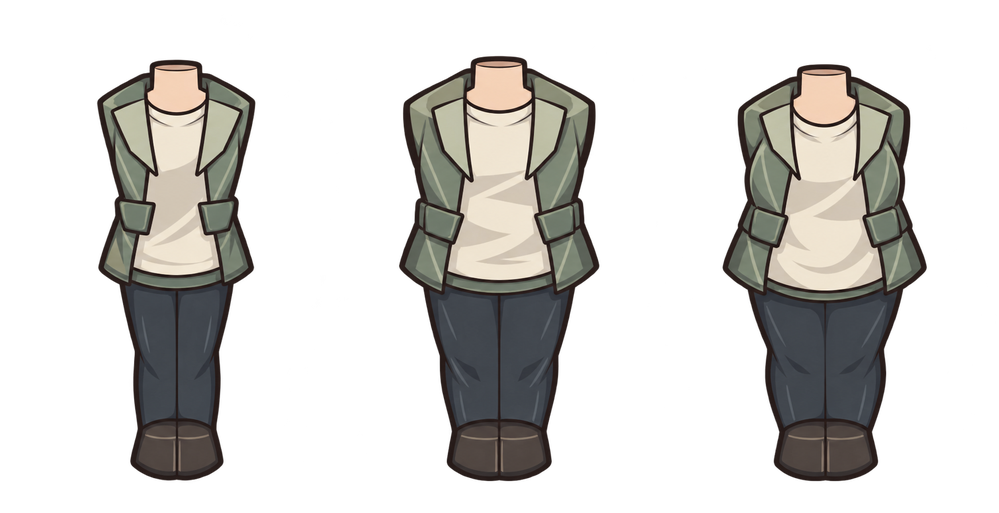
#> input picture docs/art_review/pawn_refined_ai_v1/bodies.png, 999 x 513 px, shrunk from 1751 x 898 before the run; its folder holds 4 pictures in this run
$ python inspect_alpha.py
#> lines starting #> are read from the running program, lines starting #| are printed output that depends on the picture
"""Read-only pixel inspection of AI part atlases; writes metadata, not image edits."""
from pathlib import Path
from PIL import Image
import json

HERE = Path(__file__).resolve().parent
items = []
for path in sorted(HERE.glob('*.png')):
    image = Image.open(path)
#> image is the input picture: PIL image 999x513 RGBA; mean R, G, B, A 38.8, 37.5, 34.7, 81.6
    alpha = image.getchannel('A') if 'A' in image.getbands() else None
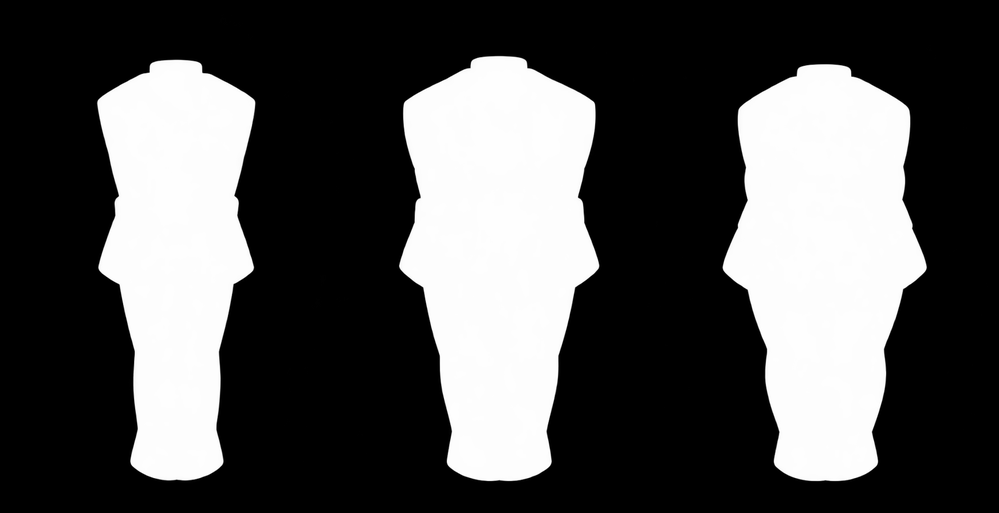
#> alpha: PIL image 999x513 L; min 0, max 255, mean 81.6
    info = {'file': path.name, 'mode': image.mode, 'size': list(image.size)}
    if alpha is not None:
        histogram = alpha.histogram()
#> histogram = 256 values, max 340970 at index 0, min 5 at index 117, mean 2001.9
        info.update(alpha_bounds=alpha.getextrema(), content_bbox=alpha.getbbox(),
                    transparent_fraction=round(histogram[0]/(image.width*image.height), 5),
                    partially_transparent_pixels=sum(histogram[1:255]))
        bands = []
        for slot in range(3):
            left, right = round(image.width*slot/3), round(image.width*(slot+1)/3)
            bbox = alpha.crop((left, 0, right, image.height)).getbbox()
            bands.append({'slot': slot+1, 'local_bbox': bbox})
#> this loop made 3 passes
#> bbox on passes 1 to 3: (94, 14, 333, 484), (3, 22, 333, 484), (0, 45, 331, 485)
#> after the loop, bands = 3 items
        info['three_column_bounds'] = bands
    items.append(info)
#> pass 2 of the loop `for path in sorted(HERE.glob('*.png')):`:
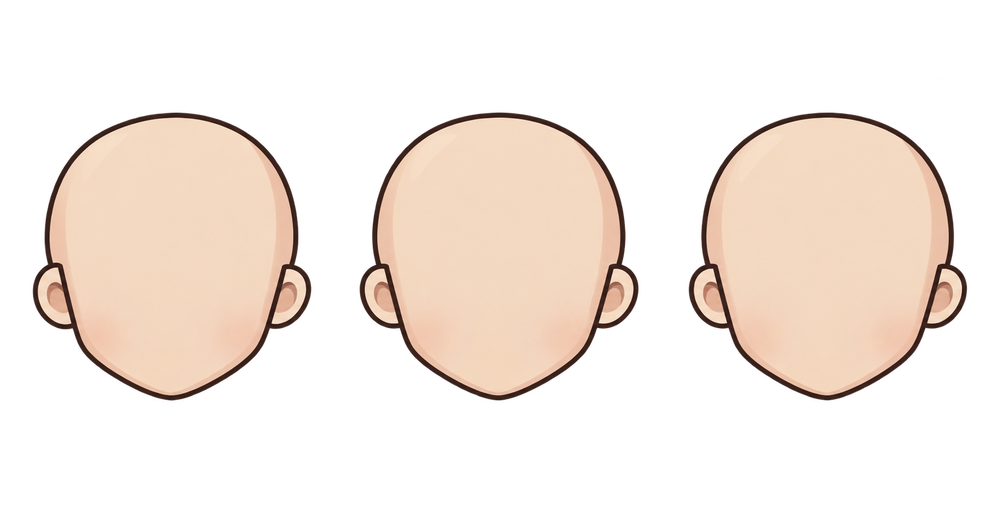
#> input picture docs/art_review/pawn_refined_ai_v1/faces-v1.png, 1000 x 513 px, shrunk from 1752 x 898 before the run
#> image is the input picture: PIL image 1000x513 RGBA; mean R, G, B, A 78.7, 68.3, 60.5, 87.4
#> `alpha = image.getchannel('A') if 'A' in image.getbands() else None`:
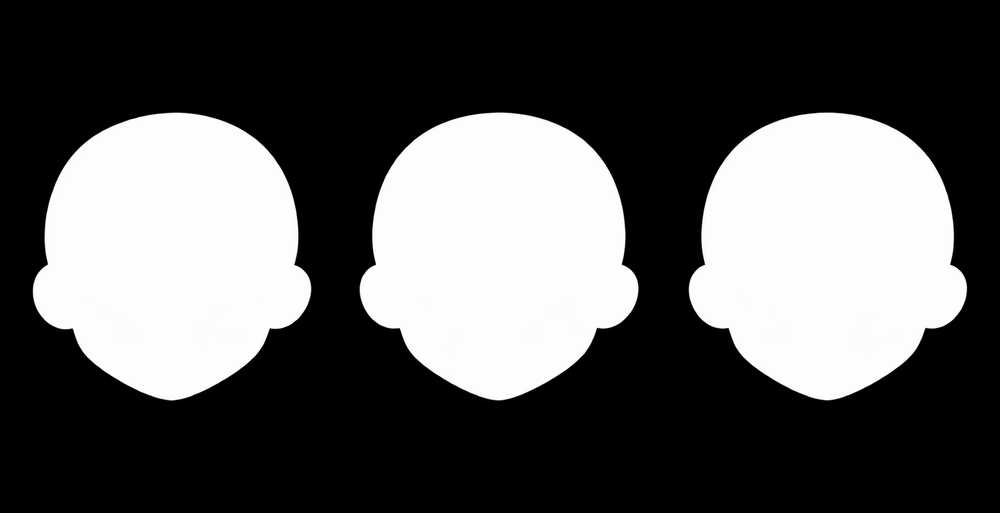
#> alpha: PIL image 1000x513 L; min 0, max 255, mean 87.4
#> histogram = 256 values, max 330916 at index 0, min 2 at index 120, mean 2003.9
#> the loop `for slot in range(3):` made 3 passes
#> bbox on passes 1 to 3: (14, 83, 314, 454), (0, 53, 334, 459), (0, 76, 307, 465)
#> pass 3 of the loop `for path in sorted(HERE.glob('*.png')):`:
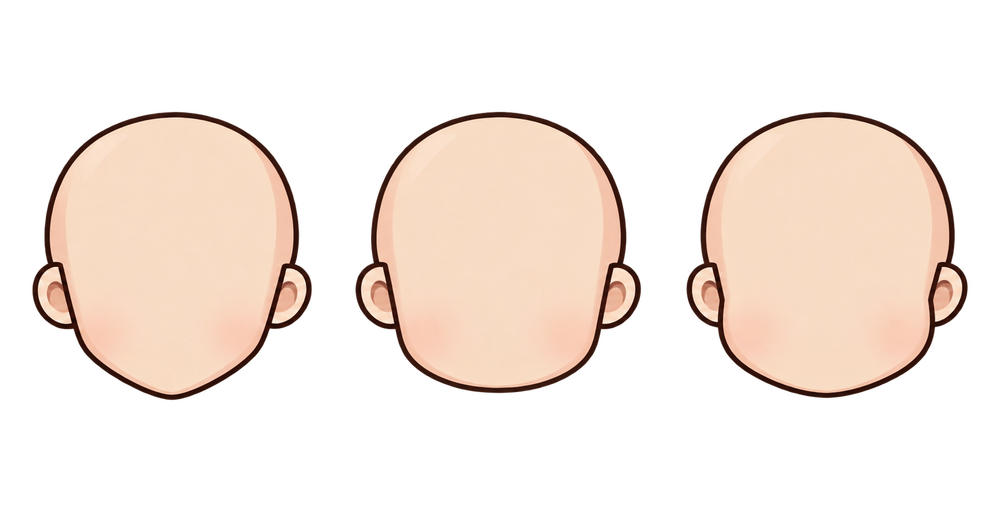
#> input picture docs/art_review/pawn_refined_ai_v1/faces-v2.png, 1000 x 512 px, shrunk from 1752 x 897 before the run
#> image is the input picture: PIL image 1000x512 RGBA; mean R, G, B, A 81.6, 70.1, 62.3, 89.1
#> `alpha = image.getchannel('A') if 'A' in image.getbands() else None`:
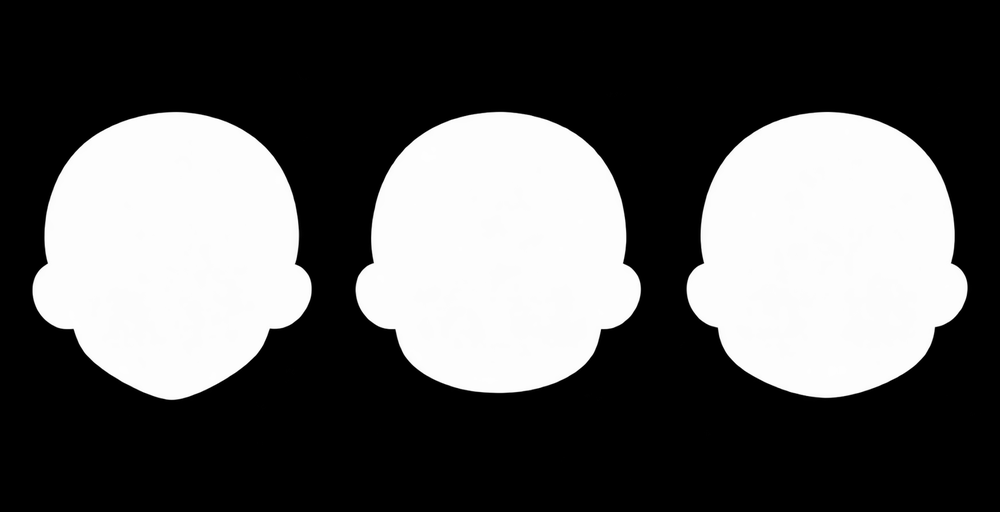
#> alpha: PIL image 1000x512 L; min 0, max 255, mean 89.1
#> histogram = 256 values, max 326347 at index 0, min 3 at index 62, mean 2000
#> the loop `for slot in range(3):` made 3 passes
#> bbox on passes 1 to 3: (30, 72, 314, 445), (17, 31, 311, 480), (10, 87, 314, 439)
#> the loop made 4 passes; the first 3 are shown
(HERE/'alpha-inspection.json').write_text(json.dumps(items, ensure_ascii=False, indent=2), encoding='utf-8')
print(json.dumps(items, ensure_ascii=False, indent=2))
